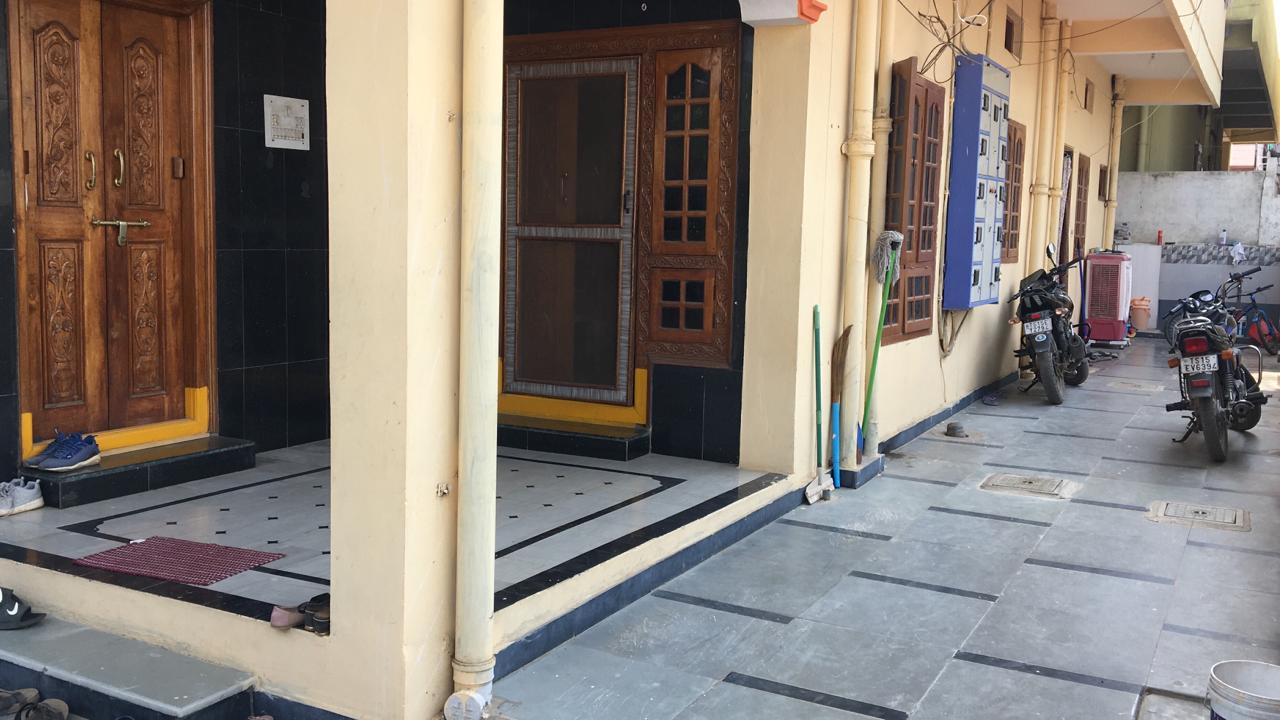
#> input picture WhatsApp Image 2021-04-05 at 3.00.06 PM.jpeg, 1280 x 720 px, found by its file name
$ jupyter execute OpenCV_ImageStitching.ipynb
#> lines starting #> are read from the running program, lines starting #| are printed output that depends on the picture; after the words box and inside, x2 and y2 are one past the last pixel; in counts of white or black regions, pixels touching at a corner belong together
<a href="https://colab.research.google.com/github/sthalles/computer-vision/blob/master/project-4/project-4.ipynb" target="_parent"></a>

[cell 1]
import cv2
import numpy as np
import matplotlib.pyplot as plt
import imageio
import imutils
cv2.ocl.setUseOpenCL(False)

[cell 2]
feature_extractor = 'orb' # one of 'sift', 'surf', 'brisk', 'orb'
feature_matching = 'bf'

## ReadME

- When choosing the images bellow, make sure that the **train image** is the image to be transformed.

- For the images in the input folder, the image with id 3 should be inverted so that **train image** is the image B and **query image** is the image A.

[cell 3]
trainImg = imageio.imread('/content/WhatsApp Image 2021-04-05 at 3.00.06 PM.jpeg')
#> trainImg is the input picture: shape (720, 1280, 3); mean R, G, B 134.5, 125.4, 118.1
trainImg_gray = cv2.cvtColor(trainImg, cv2.COLOR_RGB2GRAY)

queryImg = imageio.imread('/content/WhatsApp Image 2021-04-05 at 2.59.56 PM.jpeg')
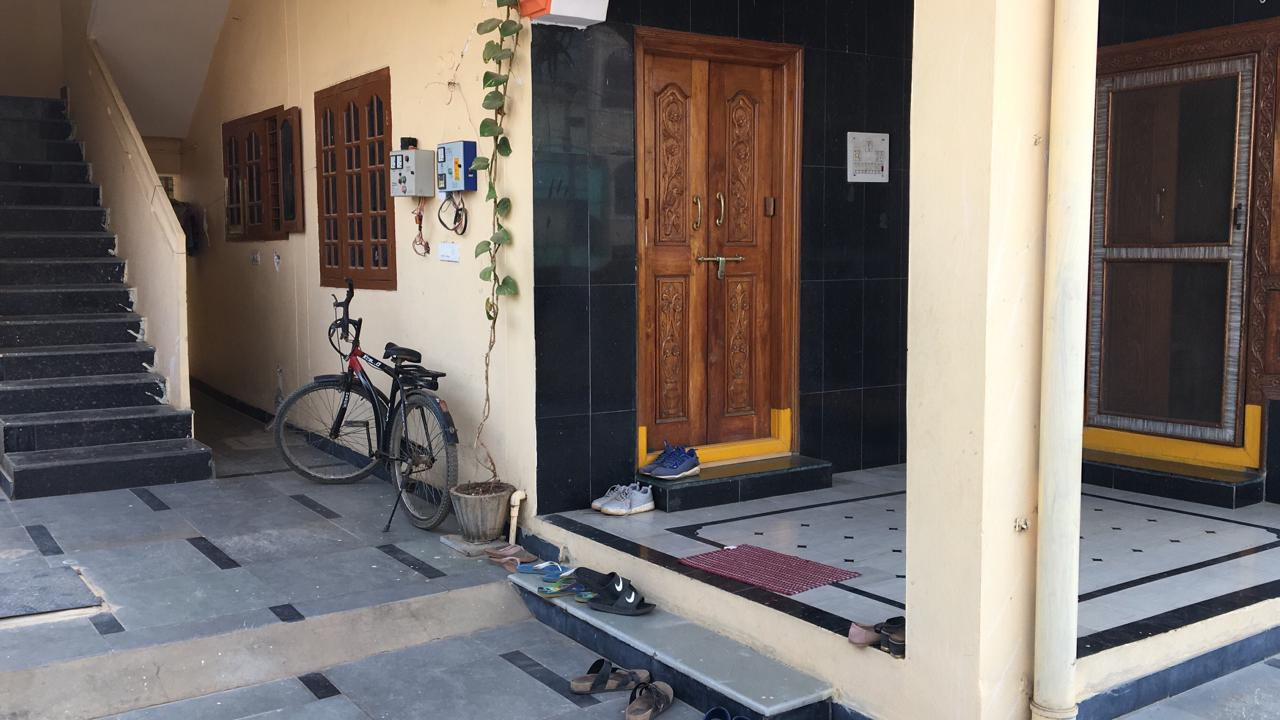
#> input picture WhatsApp Image 2021-04-05 at 2.59.56 PM.jpeg, 1280 x 720 px, found by its file name
#> queryImg is the input picture: shape (720, 1280, 3); mean R, G, B 118.5, 110.3, 106.2
queryImg_gray = cv2.cvtColor(queryImg, cv2.COLOR_RGB2GRAY)

fig, (ax1, ax2) = plt.subplots(nrows=1, ncols=2, constrained_layout=False, figsize=(16,9))
ax1.imshow(queryImg, cmap="gray")
ax1.set_xlabel("Query image", fontsize=14)

ax2.imshow(trainImg, cmap="gray")
ax2.set_xlabel("Train image (Image to be transformed)", fontsize=14)

plt.show()
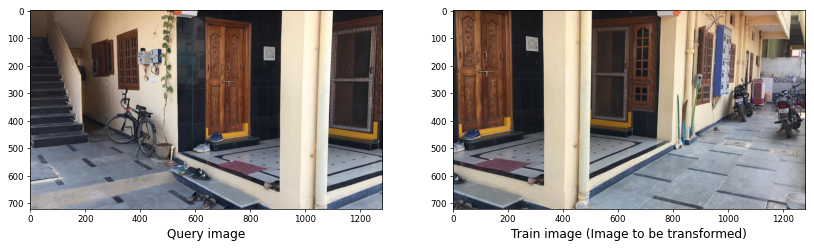
#> figure drawn by matplotlib, 2 panels

[cell 4]
def detectAndDescribe(image, method=None):
    """
    Compute key points and feature descriptors using an specific method
    """
#> called with method = 'orb'

    assert method is not None, "You need to define a feature detection method. Values are: 'sift', 'surf'"

    # detect and extract features from the image
    if method == 'sift':
        descriptor = cv2.xfeatures2d.SIFT_create()
    elif method == 'surf':
        descriptor = cv2.xfeatures2d.SURF_create()
    elif method == 'brisk':
        descriptor = cv2.BRISK_create()
    elif method == 'orb':
        descriptor = cv2.ORB_create()

    # get keypoints and descriptors
    (kps, features) = descriptor.detectAndCompute(image, None)
#> kps = 500 keypoints; strongest (x, y, size): (1074, 326, 31), (1077, 263, 31), (1071, 326, 31), (1057, 312, 31)

    return (kps, features)

[cell 5]
kpsA, featuresA = detectAndDescribe(trainImg_gray, method=feature_extractor)
#> kpsA has the same summary as kps in detectAndDescribe
kpsB, featuresB = detectAndDescribe(queryImg_gray, method=feature_extractor)
#> in detectAndDescribe (call 2), `(kps, features) = descriptor.detectAndCompute(image, None)`: kps = 500 keypoints; strongest (x, y, size): (618, 589, 31), (631, 601, 31), (618, 584, 31), (629, 601, 31)
#> kpsB has the same summary as kps in detectAndDescribe

[cell 6]
# display the keypoints and features detected on both images
fig, (ax1,ax2) = plt.subplots(nrows=1, ncols=2, figsize=(20,8), constrained_layout=False)
ax1.imshow(cv2.drawKeypoints(trainImg_gray,kpsA,None,color=(0,255,0)))
ax1.set_xlabel("(a)", fontsize=14)
ax2.imshow(cv2.drawKeypoints(queryImg_gray,kpsB,None,color=(0,255,0)))
ax2.set_xlabel("(b)", fontsize=14)

plt.show()
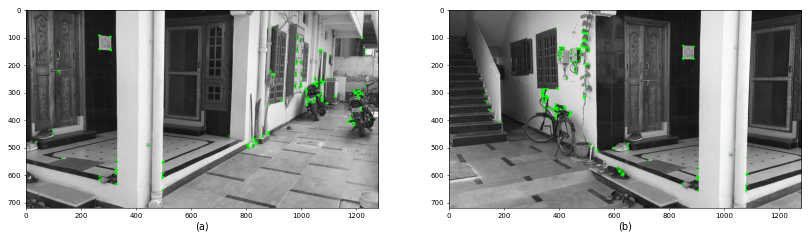
#> figure drawn by matplotlib, 2 panels

[cell 7]
def createMatcher(method,crossCheck):
    "Create and return a Matcher Object"

    if method == 'sift' or method == 'surf':
        bf = cv2.BFMatcher(cv2.NORM_L2, crossCheck=crossCheck)
    elif method == 'orb' or method == 'brisk':
        bf = cv2.BFMatcher(cv2.NORM_HAMMING, crossCheck=crossCheck)
    return bf

[cell 8]
def matchKeyPointsBF(featuresA, featuresB, method):
#> called with method = 'orb'
    bf = createMatcher(method, crossCheck=True)

    # Match descriptors.
    best_matches = bf.match(featuresA,featuresB)
#> best_matches = 141 matches

    # Sort the features in order of distance.
    # The points with small distance (more similarity) are ordered first in the vector
    rawMatches = sorted(best_matches, key = lambda x:x.distance)
#> rawMatches = 141 matches
    print("Raw matches (Brute force):", len(rawMatches))
#| Raw matches (Brute force): 141
    return rawMatches

[cell 9]
def matchKeyPointsKNN(featuresA, featuresB, ratio, method):
    bf = createMatcher(method, crossCheck=False)
    # compute the raw matches and initialize the list of actual matches
    rawMatches = bf.knnMatch(featuresA, featuresB, 2)
    print("Raw matches (knn):", len(rawMatches))
    matches = []

    # loop over the raw matches
    for m,n in rawMatches:
        # ensure the distance is within a certain ratio of each
        # other (i.e. Lowe's ratio test)
        if m.distance < n.distance * ratio:
            matches.append(m)
    return matches

[cell 10]
print("Using: {} feature matcher".format(feature_matching))

fig = plt.figure(figsize=(20,8))

if feature_matching == 'bf':
    matches = matchKeyPointsBF(featuresA, featuresB, method=feature_extractor)
#> matches = 141 matches
    img3 = cv2.drawMatches(trainImg,kpsA,queryImg,kpsB,matches[:25],
                           None,flags=cv2.DrawMatchesFlags_NOT_DRAW_SINGLE_POINTS)
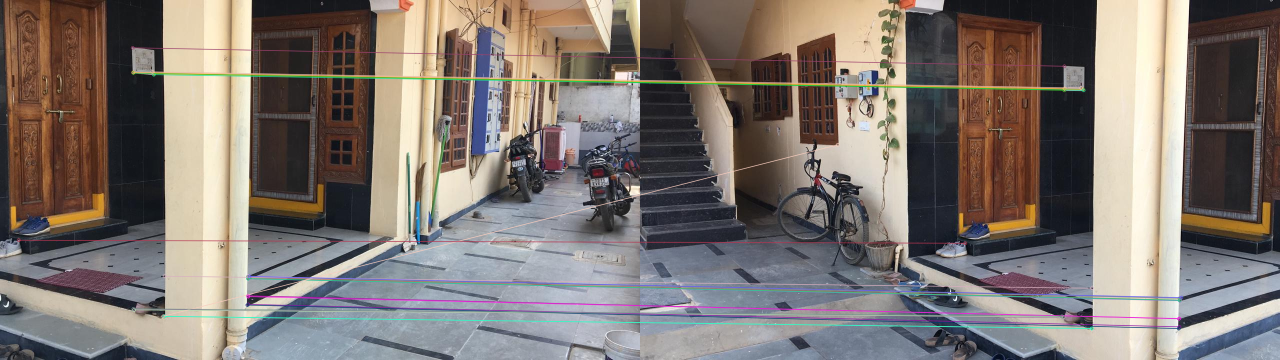
#> img3: shape (720, 2560, 3) (shown at 1/2 size); mean R, G, B 126.6, 118, 112.4
elif feature_matching == 'knn':
    matches = matchKeyPointsKNN(featuresA, featuresB, ratio=0.25, method=feature_extractor)
    img3 = cv2.drawMatches(trainImg,kpsA,queryImg,kpsB,np.random.choice(matches,100),
                           None,flags=cv2.DrawMatchesFlags_NOT_DRAW_SINGLE_POINTS)


plt.imshow(img3)
plt.show()

[cell 11]
def getHomography(kpsA, kpsB, featuresA, featuresB, matches, reprojThresh):
    # convert the keypoints to numpy arrays
#> called with reprojThresh = 4
    kpsA = np.float32([kp.pt for kp in kpsA])
#> kpsA = 500 pairs, first value 37 to 1243, second value 64.28 to 655.2
    kpsB = np.float32([kp.pt for kp in kpsB])
#> kpsB = 500 pairs, first value 129 to 1082.1, second value 68.43 to 658

    if len(matches) > 4:

        # construct the two sets of points
        ptsA = np.float32([kpsA[m.queryIdx] for m in matches])
#> ptsA = 141 pairs, first value 37.2 to 1231.2, second value 94.56 to 655.2
        ptsB = np.float32([kpsB[m.trainIdx] for m in matches])
#> ptsB = 141 pairs, first value 129 to 1082.1, second value 68.43 to 658

        # estimate the homography between the sets of points
        (H, status) = cv2.findHomography(ptsA, ptsB, cv2.RANSAC,
            reprojThresh)
#> H = [[0.478, -0.0222, 633.6], [-0.135, 0.846, 73.58], [-0.000392, -1.78e-05, 1]]; status = 141 values, max 1 at index 0, min 0 at index 15, mean 0.298

        return (matches, H, status)
    else:
        return None

[cell 12]
M = getHomography(kpsA, kpsB, featuresA, featuresB, matches, reprojThresh=4)
#> M = 3 matches
if M is None:
    print("Error!")
(matches, H, status) = M
print(H)
#| [[ 4.77691559e-01 -2.22102804e-02  6.33642973e+02]
#|  [-1.34717218e-01  8.45702868e-01  7.35819430e+01]
#|  [-3.92287996e-04 -1.78036663e-05  1.00000000e+00]]

[cell 13]
# Apply panorama correction
width = trainImg.shape[1] + queryImg.shape[1]
#> width = 2560
height = trainImg.shape[0] + queryImg.shape[0]
#> height = 1440

result = cv2.warpPerspective(trainImg, H, (width, height))
result[0:queryImg.shape[0], 0:queryImg.shape[1]] = queryImg

plt.figure(figsize=(20,10))
plt.imshow(result)

plt.axis('off')
plt.show()

[cell 14]
# transform the panorama image to grayscale and threshold it
gray = cv2.cvtColor(result, cv2.COLOR_BGR2GRAY)
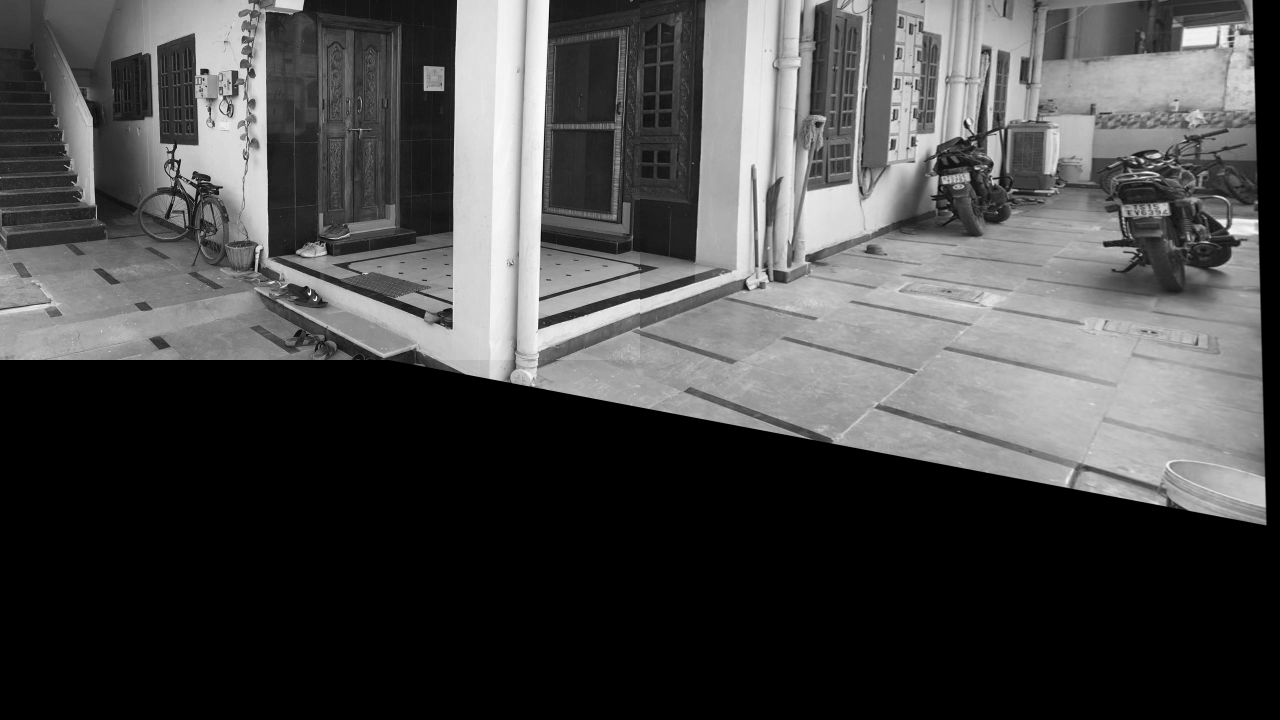
#> gray: shape (1440, 2560) (shown at 1/2 size); min 0, max 255, mean 72.8
thresh = cv2.threshold(gray, 0, 255, cv2.THRESH_BINARY)[1]
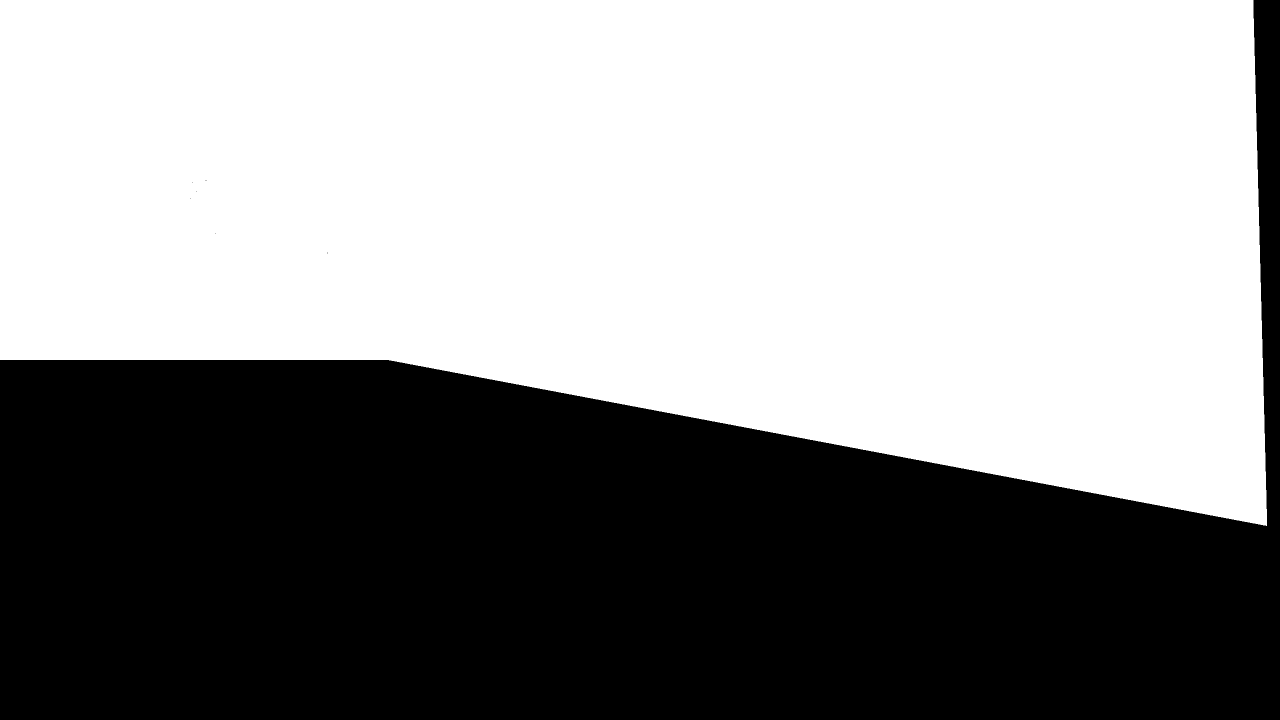
#> thresh: shape (1440, 2560) (shown at 1/2 size); 57% white; 7 black regions (6 under 20 px)

# Finds contours from the binary image
cnts = cv2.findContours(thresh.copy(), cv2.RETR_EXTERNAL, cv2.CHAIN_APPROX_SIMPLE)
#> cnts = 1 contour; box (x1, y1, x2, y2) and area: (0, 0, 2534, 1052) 2098696
cnts = imutils.grab_contours(cnts)

# get the maximum contour area
c = max(cnts, key=cv2.contourArea)
#> c = contour of 722 points, box (x1, y1, x2, y2) (0, 0, 2534, 1052), area 2098696

# get a bbox from the contour area
(x, y, w, h) = cv2.boundingRect(c)
#> x = 0; y = 0; w = 2534; h = 1052

# crop the image to the bbox coordinates
result = result[y:y + h, x:x + w]
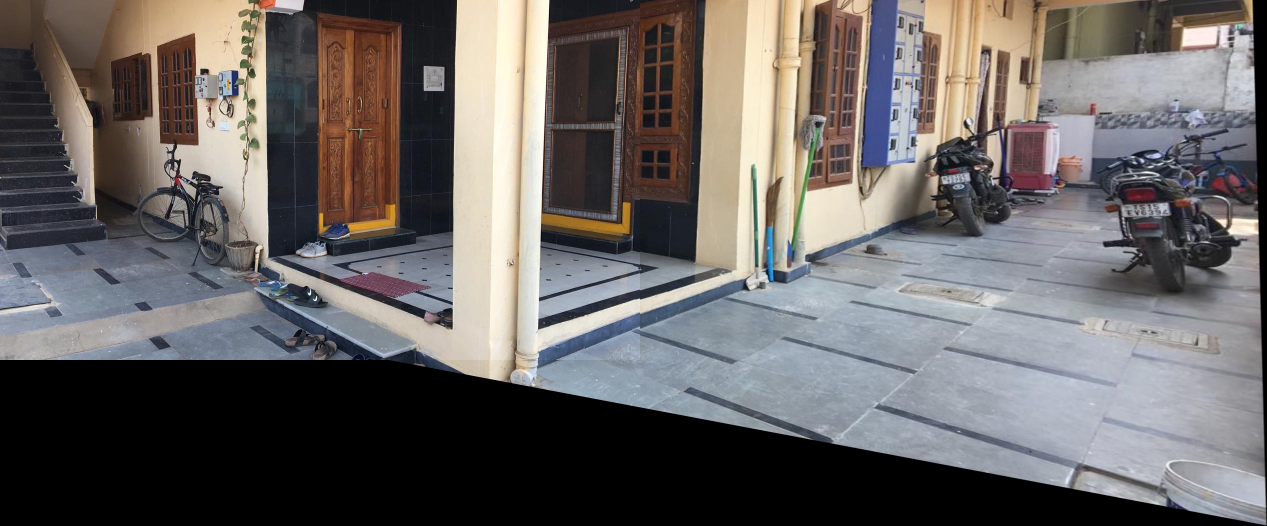
#> result: shape (1052, 2534, 3) (shown at 1/2 size); mean R, G, B 104.6, 100.6, 99.5

# show the cropped image
plt.figure(figsize=(20,10))
plt.imshow(result)
